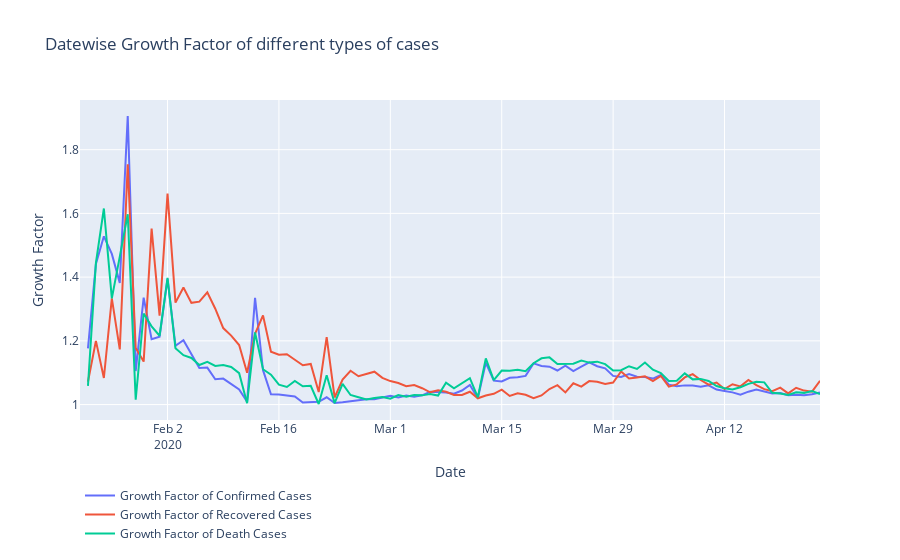

Notebook source saved alongside this figure:
### Markdown cell above
### <- Growth Factor ->
Growth factor is the factor by which a quantity multiplies itself over time. The formula used is:

**Formula: Every day's new (Confirmed,Recovered,Deaths) / new (Confirmed,Recovered,Deaths) on the previous day.**

A growth factor **above 1 indicates an increase correspoding cases**.

A growth factor **above 1 but trending downward** is a positive sign, whereas a **growth factor constantly above 1 is the sign of exponential growth**.

A growth factor **constant at 1 indicates there is no change in any kind of cases**.

### Code cell
print("Average growth factor of number of Confirmed Cases: ",(datewise["Confirmed"]/datewise["Confirmed"].shift()).mean())
print("Median growth factor of number of Confirmed Cases: ",(datewise["Confirmed"]/datewise["Confirmed"].shift()).median())
print("Average growth factor of number of Recovered Cases: ",(datewise["Recovered"]/datewise["Recovered"].shift()).mean())
print("Median growth factor of number of Recovered Cases: ",(datewise["Recovered"]/datewise["Recovered"].shift()).median())
print("Average growth factor of number of Death Cases: ",(datewise["Deaths"]/datewise["Deaths"].shift()).mean())
print("Median growth factor of number of Death Cases: ",(datewise["Deaths"]/datewise["Deaths"].shift()).median())

fig=go.Figure()
fig.add_trace(go.Scatter(x=datewise.index, y=datewise["Confirmed"]/datewise["Confirmed"].shift(),
                    mode='lines',
                    name='Growth Factor of Confirmed Cases'))
fig.add_trace(go.Scatter(x=datewise.index, y=datewise["Recovered"]/datewise["Recovered"].shift(),
                    mode='lines',
                    name='Growth Factor of Recovered Cases'))
fig.add_trace(go.Scatter(x=datewise.index, y=datewise["Deaths"]/datewise["Deaths"].shift(),
                    mode='lines',
                    name='Growth Factor of Death Cases'))
fig.update_layout(title="Datewise Growth Factor of different types of cases",
                 xaxis_title="Date",yaxis_title="Growth Factor",
                 legend=dict(x=0,y=-0.4,traceorder="normal"))
fig.show()
